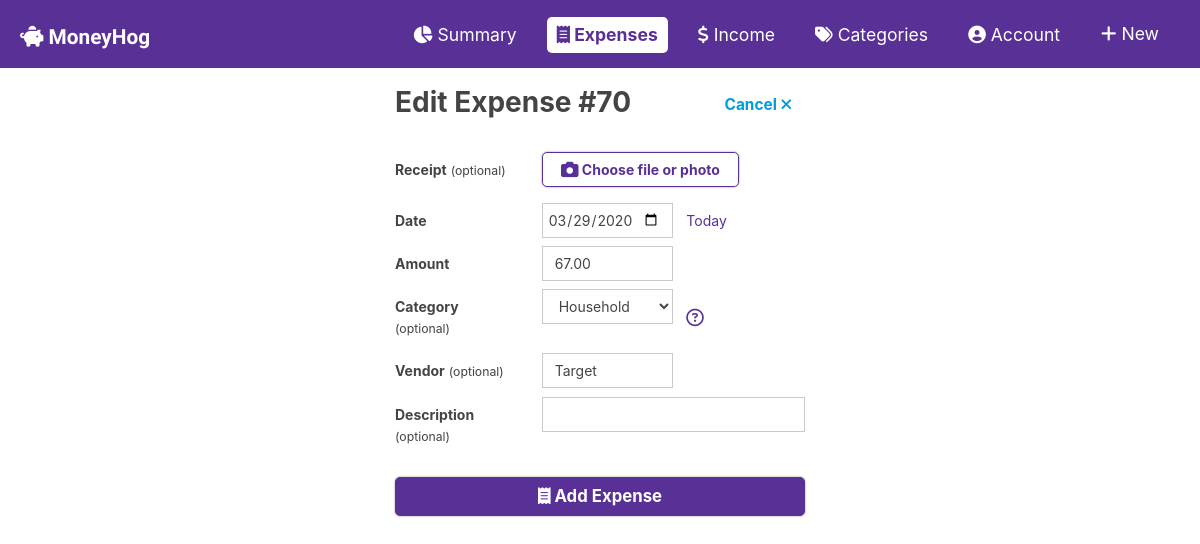
Screenshot of /budget/expenses/70/edit with the database file from the repository.
### budget/models.py (models this page shows, shortened)
class Expense(models.Model):
    expense_date = models.DateField('Date of expense')
    vendor = models.CharField(max_length=100,blank=True)
    description = models.CharField(max_length=200, blank=True)
    category = models.ForeignKey('Category', on_delete=models.SET_NULL,null=True,blank=True)
    amount = models.DecimalField(max_digits=10, decimal_places=2)
    receipt = models.ImageField(upload_to="images/", blank=True)

### budget/views.py (the view)
# urls.py: path('expenses/<int:pk>/edit', views.expense_edit, name='expense_edit'),
def expense_edit(request, pk):
    expense = Expense.objects.get(pk = pk)
    if request.method == "POST":
        form = ExpenseForm(request.POST, request.FILES, instance=expense)
        if form.is_valid():
            form.save()
            messages.success(request, "Your changes have been saved.")
            return redirect('budget:expense_detail', pk=expense.pk)
        else:
            pass
    else:
        form = ExpenseForm(instance=expense)
        category_list = Category.objects
        context = {
            'category_list' : category_list,
            'form' : form,
            'expense': expense,
        }
        return render(request, 'budget/expenses/edit-expense.html',context)

### budget/models.py (called while the page is built)
    def __str__(self):
        return self.name

### budget/templates/budget/expenses/edit-expense.html (shortened to what this page needs)
{% extends "budget/expenses/form.html" %}
{% block h1 %}Edit Expense #{{ expense.id }}{% endblock h1 %}
{% block extra_button%}<a href="{% url 'budget:expense_detail' expense.id %}" type="button" class="btn btn-link imp text-info title-sm">Cancel <i class="fas fa-times" aria-hidden="true"></i></a>
{% endblock extra_button%}
{% block form-action %}{% url 'budget:expense_edit' expense.id %}{% endblock form-action %}

### budget/templates/budget/expenses/form.html (shortened to what this page needs)
{% extends "budget/expenses/expense.html" %}
{% block content %}
<div class="flex just-betw mt-2 mb-4">
    <h1 class="imp page-title">{% block h1 %}{% endblock h1 %}</h1>
    {% block extra_button%}{% endblock extra_button%}
</div>
<form action="{% block form-action %}{% endblock form-action %}" method="POST" class="inline-form" enctype="multipart/form-data">
    <div class="form-group mb-2 row">
        <label for="receipt" class="col-sm-4 col-form-label"><span class="imp">Receipt</span> <small>(optional)</small></label>
        <div class="col-md-8 flex just-start">
            <label id="" class="flex w-75" for="receipt">
            <div class="btn btn-outline-primary w-100 imp"> Choose file or photo</div>
            </label>
        </div>
    </div>
    <div class="form-group mb-2 row">
        <label for="{{ form.expense_date.id_for_label }}" class="col-sm-4 col-form-label imp">Date</label>
        <div class="col-md-8 flex">
          {{ form.expense_date }}
          <button id="today" type="button" class="btn btn-link">Today</button>
        </div>
    </div>
    <div class="form-group mb-2 row">
        <label for="{{forms.amount.id_for_label}}" class="col-sm-4 col-form-label imp">Amount</label>
        <div class="col-md-8">
          {{ form.amount }}
        </div>
    </div>
    <div class="form-group mb-2 row">
        <label for="{{ form.category.id_for_label }}" class="col-sm-4 col-form-label"><span class="imp">Category</span> <small>(optional)</small></label>
        <div class="col-md-8 flex">
          {{ form.category }}
          <button type="button" class="btn btn-link" data-toggle="tooltip" data-placement="top" title="Categories help you determine which areas you spend the most and allow you to set budgets for yourself."></button>
        </div>
    </div>
    <div class="form-group mb-2 row">
        <label for="{{ form.vendor.id_for_label }}" class="col-sm-4 col-form-label"><span class="imp">Vendor</span> <small>(optional)</small></label>
        <div class="col-md-8">
          {{ form.vendor }}
        </div>
    </div>
    <div class="form-group mb-4 row">
        <label for="{{ form.description.id_for_label}}" class="col-sm-4 col-form-label"><span class="imp">Description</span> <small>(optional)</small></label>
        <div class="col-md-8">
          {{ form.description }}
        </div>
    </div>
    <button type="submit" class="btn btn-primary block imp title-med"><i class="fas fa-receipt"></i> Add Expense</button>
</form>
{% endblock content%}

### budget/static/budget/main.css (style rules this page uses)
.page-title { font-size: 2em; }
.title-med { font-size: 1.2em; margin-bottom: 0; }
.title-sm { font-size: 1.1em; }
.block { width: 100%; display: block; }
.btn-primary, .btn-outline-primary, .btn-success, .btn-danger, .btn-info, .btn-outline-secondary { box-shadow: 0px 0px 2px #888888; border-radius: 5px; }
.imp { font-weight: bold; }
.flex { display: flex; }
.just-betw { justify-content: space-between; }
.just-start { justify-content: flex-start; }
#id_expense_date { padding-left: 5px; }

### rows the page displays
Expense: id "70", expense_date "03/29/2020", amount "67.00", category "Household", vendor "Target"
